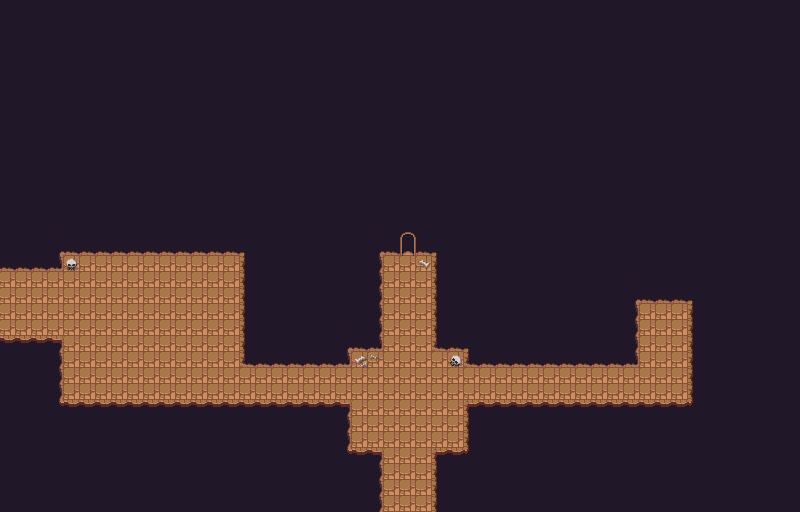

Rendered tile map (Tiled .tmx) drawn with the repository's tilesets; below, a short description and the map source with its tile grids summarised:
An orthogonal 50x32 tile map with 16x16 px tiles, 3 tile layers (Background, Base, Objects), 1 hidden layer not drawn, 2 tilesets and 21 objects (breakDoor1, eye, standard, small).

<map version="1.5" tiledversion="1.5.0" orientation="orthogonal" renderorder="right-down" width="50" height="32" tilewidth="16" tileheight="16" infinite="0" nextlayerid="11" nextobjectid="121">
 <editorsettings>
  <export target="testDungeon2.lua" format="lua" />
 </editorsettings>
 <properties>
  <property name="dark" type="bool" value="false" />
 </properties>
 <tileset firstgid="1" name="overworld" tilewidth="16" tileheight="16" tilecount="1480" columns="40">
  <image source="_tilesets/overworld.png" width="640" height="592" />
 </tileset>
 <tileset firstgid="1481" name="cave" tilewidth="16" tileheight="16" tilecount="160" columns="16">
  <image source="_tilesets/cave.png" width="256" height="160" />
 </tileset>
 <layer id="10" name="Background" width="50" height="32">
  <data>[1600 cells, 1600 non-empty, 1 distinct tile ids]</data>
 </layer>
 <layer id="1" name="Base" width="50" height="32">
  <data>[1600 cells, 375 non-empty, 15 distinct tile ids]</data>
 </layer>
 <objectgroup id="3" name="Walls">
  <object id="100" x="352" y="448" width="32" height="64" />
  <object id="101" x="0" y="400" width="352" height="112" />
  <object id="102" x="0" y="336" width="64" height="64" />
  <object id="103" x="0" y="208" width="64" height="64" />
  <object id="104" x="64" y="208" width="176" height="48" />
  <object id="105" x="240" y="208" width="112" height="160" />
  <object id="106" x="352" y="208" width="32" height="144" />
  <object id="107" x="384" y="176" width="16" height="80" />
  <object id="108" x="432" y="208" width="32" height="144" />
  <object id="109" x="464" y="208" width="176" height="160" />
  <object id="110" x="640" y="208" width="48" height="96" />
  <object id="111" x="688" y="208" width="64" height="192" />
  <object id="112" x="688" y="400" width="64" height="112" />
  <object id="113" x="464" y="400" width="224" height="112" />
  <object id="114" x="432" y="448" width="32" height="64" />
  <object id="115" x="416" y="176" width="16" height="80" />
  <object id="116" x="400" y="176" width="16" height="48" />
  <object id="117" name="breakDoor1" x="400" y="240" width="16" height="16" />
 </objectgroup>
 <objectgroup id="5" name="Loot" />
 <objectgroup id="6" name="Enemies">
  <object id="120" name="eye" x="176" y="352">
   <properties>
    <property name="form" type="int" value="1" />
   </properties>
   <point />
  </object>
 </objectgroup>
 <objectgroup id="9" name="Triggers" />
 <objectgroup id="7" name="Transitions">
  <object id="119" name="toDungeon2-2" type="standard" x="400" y="224" width="16" height="16">
   <properties>
    <property name="destX" type="int" value="408" />
    <property name="destY" type="int" value="502" />
   </properties>
  </object>
 </objectgroup>
 <objectgroup id="8" name="Chests">
  <object id="118" name="testKey" type="small" x="656" y="304" width="16" height="16" />
 </objectgroup>
 <layer id="2" name="Objects" width="50" height="32">
  <data>[1600 cells, 5 non-empty, 5 distinct tile ids]</data>
 </layer>
 <layer id="4" name="Test" width="50" height="32" visible="0">
  <data>[1600 cells, 0 non-empty, 0 distinct tile ids]</data>
 </layer>
</map>
